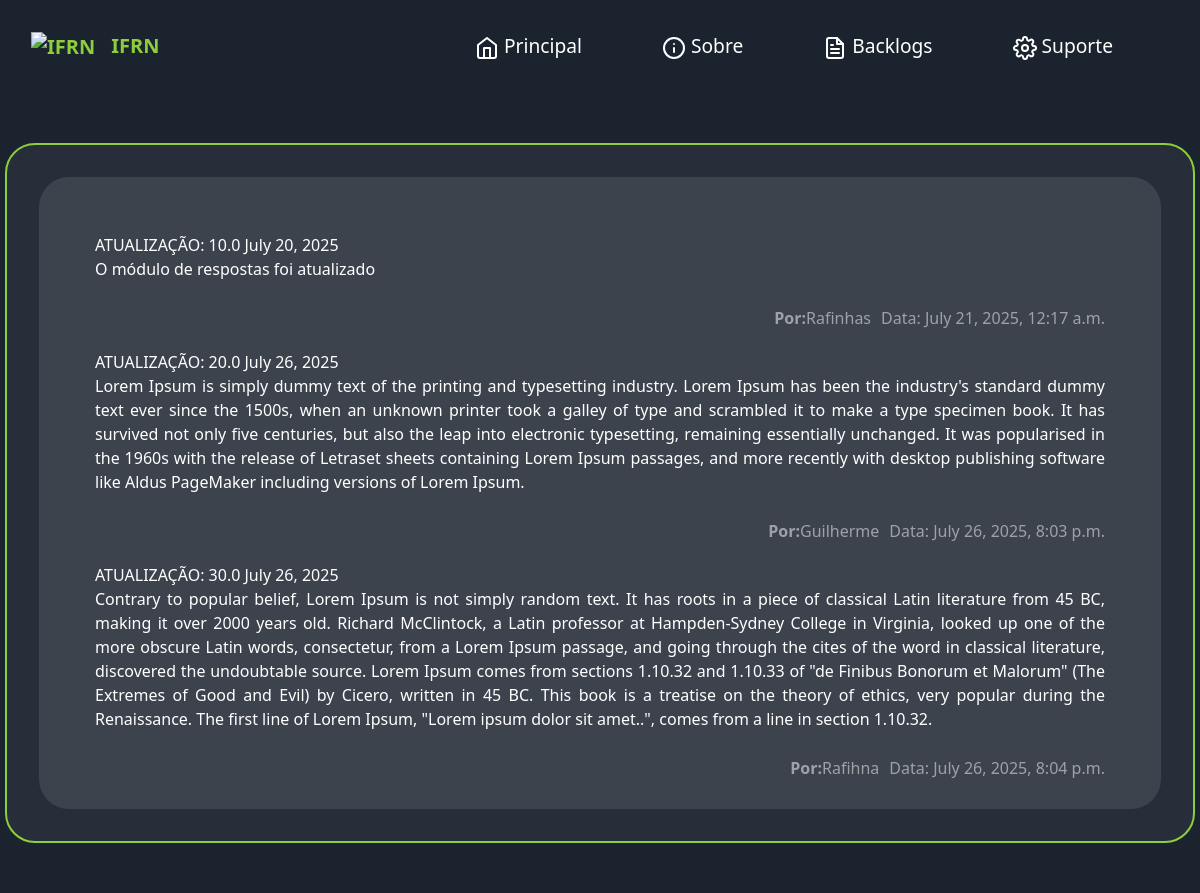
The app's page /backlogs/, older data.
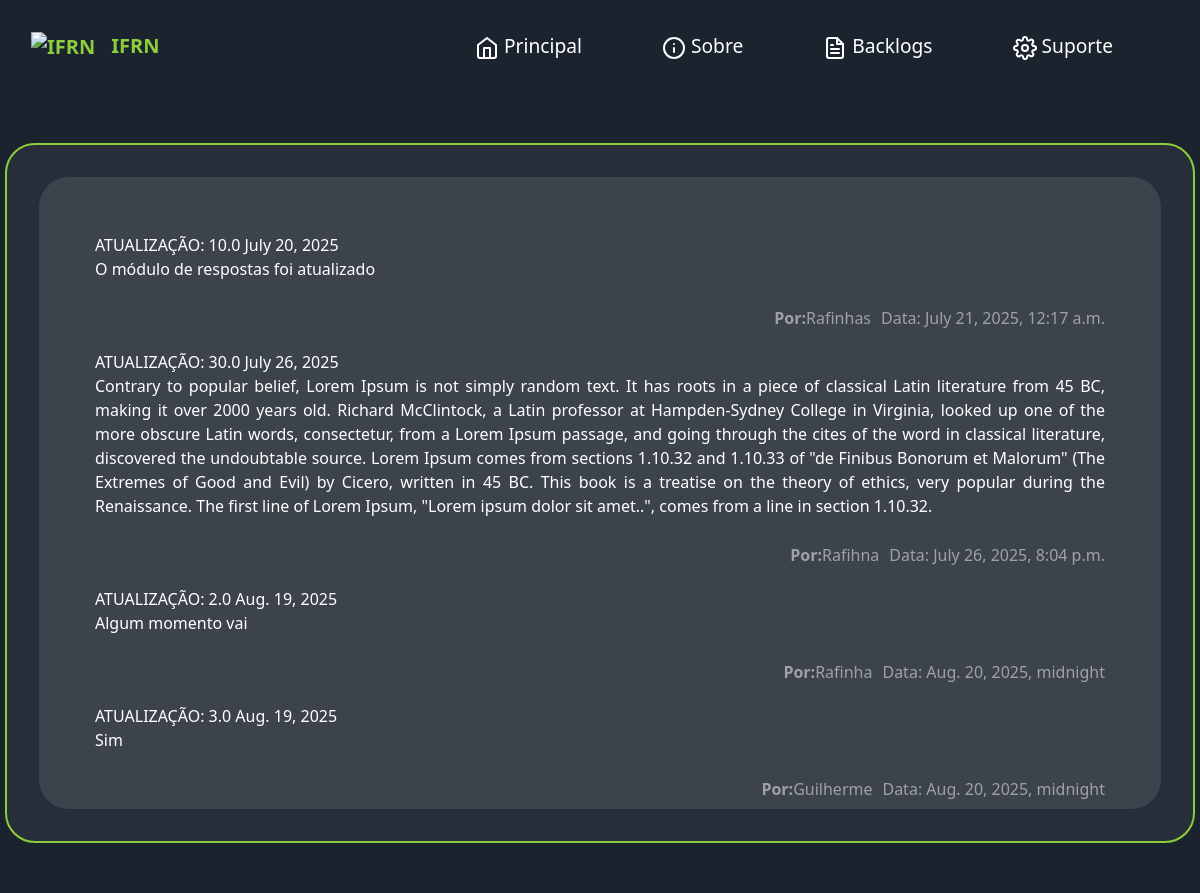
The same page, newer data.
### app/models.py (models this page shows, shortened)
class Backlogs(models.Model):
    num_versao = models.FloatField(unique=True, null=True)
    data_postagem = models.DateField(auto_now_add=True)
    data_alteracao = models.DateTimeField(auto_now_add=False)
    descricao = models.TextField(null=False, blank=False)
    dev_responsavel = models.CharField(max_length=255, blank=False)

### app/views.py (the view)
# urls.py: path('backlogs/', listar_backlogs, name="listar_backlogs"),
def listar_backlogs(request):
    backlogs = Backlogs.objects.all()
    context = {
        'backlogs': backlogs
    }
    return render(request, "app/backlogs.html", context)

### app/templates/app/backlogs.html
{% extends 'base.html' %}
{% block center %}
<div class="main_container"
    style="
    background-color: #1B232E;
    width: 100%;
    display: flex;
    justify-content: center;
    align-items: center;
    height: 100vh;
    color: white;
    font-family: system-ui, -apple-system, BlinkMacSystemFont, 'Segoe UI', Roboto, Oxygen, Ubuntu, Cantarell, 'Open Sans', 'Helvetica Neue', sans-serif;
    padding: 5px;">
    <div class="frame_container"
    style="
    display: flex;
    align-items: center;
    justify-content: center;
    width: 1200px;
    height: 700px;
    border-radius: 30px;
    background-color: rgba(240, 255, 255, 0.05);
    border: solid 2px #8CCE3B;
    padding: 2rem;
    ">
        <div class="backlogs"
        style="
            display: flex;
            flex-direction: column;
            align-items: start;
            justify-content: start;
            text-align: justify;
            background-color: rgba(240, 255, 255, 0.1);
            width: 100%;
            height: 100%;
            border-radius: 30px;
            padding: 3.5rem;
            "
        >
            {% for backlog in backlogs %}
                <div class="backlog-item versao"
                    style=" align-self: flex-start; width: 100%; height: 50px;">
                    ATUALIZAÇÃO:
                    {{backlog.num_versao}}
                    {{backlog.data_postagem}}
                </div>
                <div class="backlog-item descricao"
                style=" align-self: flex-start; margin-bottom: 25px;">
                    {{backlog.descricao}}
                </div>
                <div class="backlog-item responsavel_e_data"
                style=" align-self: flex-end; display: flex; align-items: end; justify-content: end; opacity: 50%; margin-bottom: 20px;">
                    <strong style="padding-inline-start: 10px;">Por:</strong>
                    {{backlog.dev_responsavel}}
                    <strongs style="padding-inline-start: 10px;">Data:</strong>
                    {{backlog.data_alteracao}}
                </div>
            {% endfor %}
    </div>
    </div>
</div>
{% endblock %}

Row changes from the older to the newer data that the page shows:
removed Backlogs: num_versao "20.0", data_postagem "July 26, 2025", descricao "Lorem Ipsum is simply dummy text of the printing and typesetting industry. Lorem Ipsum has been the industry's standard dummy text ever since the 1500s, when an unknown printer took a galley of type and scrambled it to make a type specimen book. It has survived not only five centuries, but also the leap into electronic typesetting, remaining essentially unchanged. It was popularised in the 1960s with the release of Letraset sheets containing Lorem Ipsum passages, and more recently with desktop publishing software like Aldus PageMaker including versions of Lorem Ipsum.", dev_responsavel "Guilherme", data_alteracao "July 26, 2025, 8:03 p.m."
added Backlogs: num_versao "2.0", data_postagem "Aug. 19, 2025", descricao "Algum momento vai", dev_responsavel "Rafinha", data_alteracao "Aug. 20, 2025, midnight"
added Backlogs: num_versao "3.0", data_postagem "Aug. 19, 2025", descricao "Sim", dev_responsavel "Guilherme", data_alteracao "Aug. 20, 2025, midnight"
